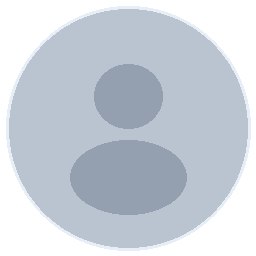
#> input picture cv_generation/assets/cv_photo_placeholder.png, 256 x 256 px
$ python -i cv_pdf_renderer.py   (imports and definitions only)
#> lines starting #> are read from the running program, lines starting #| are printed output that depends on the picture; after the words box and inside, x2 and y2 are one past the last pixel; in counts of white or black regions, pixels touching at a corner belong together
#!/usr/bin/env python3
"""
CV PDF renderer — dual-column layout (sidebar + main) with automatic pagination.

Supports both tracks: ``# Industry CV`` (corporate) and ``# Academic CV`` (research).
Track-specific sidebar rules live in ``_sidebar_page1_from_cv``; shared contact/icons
and main-column flow apply to both.

Main-column content (profile, experience, education, publications) flows through
a single frame so ReportLab paginates when bullets or profile text change length.
No fixed page-1 role count or per-role bullet cap.

Set LAYOUT_ONLY = True to render placeholders while tuning layout geometry.
"""
from __future__ import annotations

import re
import tempfile
from dataclasses import dataclass, field
from pathlib import Path
from urllib.parse import urlparse
from xml.sax.saxutils import escape as xml_escape

from cv_generation.cv_private import resolve_profile_photo_path
from cv_generation.cv_tracks import is_academic_title

from reportlab.lib import colors
from reportlab.lib.enums import TA_JUSTIFY, TA_LEFT, TA_RIGHT
from reportlab.lib.pagesizes import A4
from reportlab.lib.styles import ParagraphStyle, getSampleStyleSheet
from reportlab.lib.units import mm
from reportlab.platypus import (
    BaseDocTemplate,
    Frame,
    FrameBreak,
    Image as RLImage,
    KeepTogether,
    NextPageTemplate,
    PageTemplate,
    Paragraph,
    Spacer,
    Table,
    TableStyle,
)

# ---------------------------------------------------------------------------
# Layout tuning
# ---------------------------------------------------------------------------
LAYOUT_ONLY = False

# [1 line that did not run here, left out]
# [1 line that did not run here, left out]
# [1 line that did not run here, left out]
SIDEBAR_PAD_X = 16
SIDEBAR_PAD_RIGHT = 12
SIDEBAR_PAD_TOP = 14
# [1 line that did not run here, left out]
PAD_MAIN_X = 18
MAIN_PAD_TOP = 32
MAIN_PAD_RIGHT = 14
MAIN_HEADER_GAP = 8
MAIN_AFTER_TITLE_GAP = 22
# [1 line that did not run here, left out]
EXP_ENTRY_SPACING = 10
EXP_AFTER_BULLETS = 2
MAIN_BULLET_LEFT_INDENT = 14
MAIN_BULLET_BULLET_INDENT = 0
MAIN_BULLET_SPACE_AFTER = 5
MAIN_BULLET_LEADING = 15
PUBLICATION_FONT_SIZE = 10
PUBLICATION_LEADING = 12
PUBLICATION_SPACE_AFTER = 3
SIDEBAR_SECTION_GAP = 14
SIDEBAR_LANG_HOBBY_GAP = 22
SIDEBAR_TITLE_AFTER_GAP = 12
SIDEBAR_TITLE_TO_BULLETS_GAP = 18
SIDEBAR_BULLET_AFTER_GAP = 10
SIDEBAR_CONTACT_TITLE_AFTER_GAP = 16
SIDEBAR_CONTACT_ITEM_PAD = 8
SIDEBAR_CONTACT_SECTION_PAD = 14
SIDEBAR_SKILLS_TITLE_TO_BULLETS_GAP = 10
SIDEBAR_SKILLS_BULLET_AFTER_GAP = 5
SIDEBAR_SPREAD_MAX_GAP = 40
PROFILE_BEFORE_EXP_GAP = 10
PROFILE_FONT_SIZE = 11.5
PROFILE_LEADING = 16
PROFILE_PARA_SPACE_AFTER = 6
ACADEMIC_NAME_TO_FIRST_SECTION_GAP = PROFILE_LEADING * 3  # ~3 lines after name (academic only)

FULL_NAME = "ALEX RIVERA"
ROLE_TITLE = ""
DATE_OF_BIRTH_DEFAULT = "01 Jan 1990"  # demo / placeholder only

CONTACT_KEY_MAP = {
    "github": "github",
    "linkedin": "linkedin",
    "google scholar": "google_scholar",
    "scholar": "google_scholar",
    "orcid": "orcid",
    "email": "email",
    "e-post": "email",
    "epost": "email",
    "phone": "phone",
    "telefon": "phone",
    "location": "location",
    "sted": "location",
}

WORK_PERMIT_CONTACT_KEYS = frozenset({"work permit", "arbeidstillatelse"})


@dataclass
class ExperienceItem:
    role: str
    company: str
    duration: str
    bullets: list[str] = field(default_factory=list)


_ORG_MARKERS = (
    "university",
    "consulting",
    "services",
    " center",
    "center ",
    " group",
    "group ",
    "institute",
    " inc",
    " ltd",
    "corporation",
    " analytics",
    " cloud ",
    " commerce",
    " labs",
    "/",
)
_ROLE_SUFFIXES = (
    " researcher",
    " engineer",
    " developer",
    " assistant",
    " student",
    " manager",
    " scientist",
    " fellow",
    " professor",
    " activities",
)
_ROLE_PREFIXES = (
    "postdoctoral",
    "ph.d.",
    "backend ",
    "research ",
    "software ",
    "integration ",
    "assistant ",
    "professional ",
    "ml ",
)


def _looks_like_organization(text: str) -> bool:
    t = text.lower().strip()
    return any(marker in t for marker in _ORG_MARKERS)


# [28 lines left out: functions _looks_like_job_title, parse_experience_heading, not called in this run]


@dataclass
class EducationItem:
    degree: str
    institute: str
    duration: str
    field: str = ""
    thesis: str = ""


@dataclass
class CvContent:
    title: str = "Industry CV"
    full_name: str = ""
    role_title: str = ROLE_TITLE
    profile: str = ""
    profile_paragraphs: list[str] = field(default_factory=list)
    date_of_birth: str = ""
    contact: list[str] = field(default_factory=list)
    skills: list[str] = field(default_factory=list)
    languages: list[str] = field(default_factory=list)
    experience: list[ExperienceItem] = field(default_factory=list)
    education: list[EducationItem] = field(default_factory=list)
    publications: list[str] = field(default_factory=list)
    summary_bullets: list[str] = field(default_factory=list)
    research_publications: list[str] = field(default_factory=list)
    teaching: list[str] = field(default_factory=list)
    hobbies: list[str] = field(default_factory=list)
    document_language: str = "en"


ASSETS_DIR = Path(__file__).resolve().parent / "assets"
ICON_DIR = ASSETS_DIR / "cv_icons"
PHOTO_PLACEHOLDER = ASSETS_DIR / "cv_photo_placeholder.png"
CONTACT_ICON_FILE = {
    "github": ICON_DIR / "github.png",
    "linkedin": ICON_DIR / "linkedin.png",
    "google_scholar": ICON_DIR / "google_scholar.png",
    "orcid": ICON_DIR / "orcid.png",
    "email": ICON_DIR / "email.png",
    "phone": ICON_DIR / "phone.png",
    "location": ICON_DIR / "location.png",
    "birth": ICON_DIR / "cake.png",
}


def _cleanup(text: str) -> str:
    return re.sub(r"\s+", " ", text).strip()


_INLINE_EMPHASIS_RE = re.compile(r"\*\*(.+?)\*\*|\*(.+?)\*")


# [48 lines left out: functions markdown_inline_to_reportlab, _parse_skills_list, _split_degree_and_field, not called in this run]


_EDUCATION_DATE_RE = re.compile(r"^\d{4}\s*[-–]\s*\d{4}$")
_EDUCATION_THESIS_RE = re.compile(r"^thesis\s*:", re.I)


# [409 lines left out: functions _education_item_from_block, _parse_education_bullet_line, _read_section_value, _parse_bullet_section, _detect_document_language, _pdf_label and 2 more, not called in this run]


def _sidebar_inner_w() -> float:
    return SIDEBAR_W - SIDEBAR_PAD_X - SIDEBAR_PAD_RIGHT


def _sidebar_frame_height() -> float:
    return PAGE_H - 2 * SIDEBAR_PAD_TOP


# [131 lines left out: functions _flowables_height, _spread_gap, _spread_sections_vertically, _draw_flowables_top_down, _draw_spread_sections_on_canvas, _draw_centered_sidebar_sections_on_canvas and 1 more, not called in this run]


def _prepare_sidebar_photo_file(source: Path) -> Path:
    """Center-crop to square and apply a circular mask (matches sidebar headshot style)."""
#> called with source = 'assets/cv_photo_placeholder.png'
    from PIL import Image, ImageDraw

    im = Image.open(source).convert("RGBA")
#> im is the input picture: PIL image 256x256 RGBA; mean R, G, B, A 129.2, 136.6, 145.7, 183.3
    width, height = im.size
#> width = 256; height = 256
    side = min(width, height)
#> side = 256
    left = (width - side) // 2
#> left = 0
    top = (height - side) // 2
#> top = 0
    im = im.crop((left, top, left + side, top + side))
    size = 512
    im = im.resize((size, size), Image.Resampling.LANCZOS)
#> im: PIL image 512x512 RGBA
    mask = Image.new("L", (size, size), 0)
#> mask: PIL image 512x512 L; every value is 0
    ImageDraw.Draw(mask).ellipse([0, 0, size - 1, size - 1], fill=255)
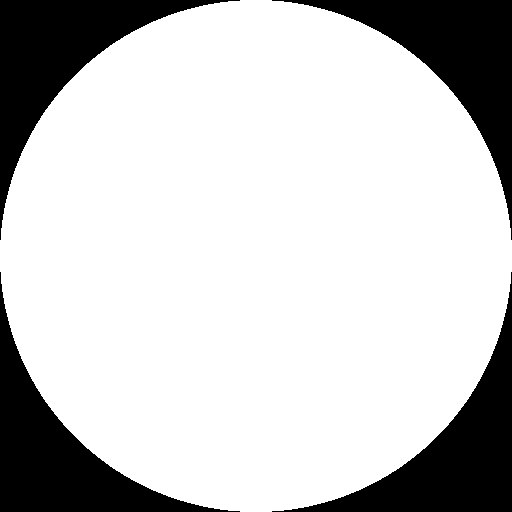
#> mask: PIL image 512x512 L; 78.5% white; 4 black regions, box (x1, y1, x2, y2) and area: (0, 0, 240, 240) 14089, (272, 0, 512, 240) 14089, (0, 272, 240, 512) 14089, (272, 272, 512, 512) 14089
    im.putalpha(mask)
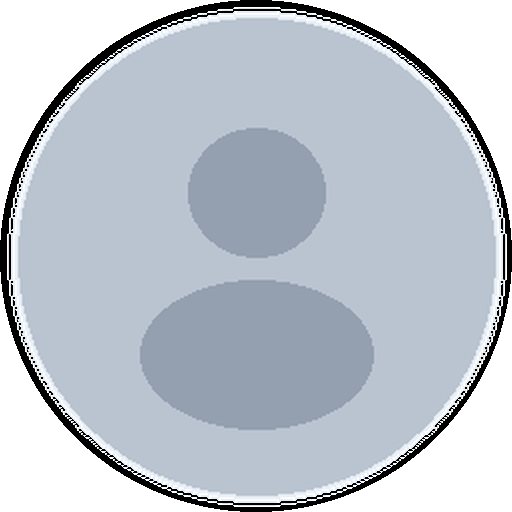
#> im: PIL image 512x512 RGBA; mean R, G, B, A 133.8, 141.3, 150.4, 200.2; transparent parts drawn white
    handle = tempfile.NamedTemporaryFile(suffix=".png", delete=False)
    im.save(handle.name, format="PNG")
    handle.close()
    return Path(handle.name)


# [413 lines left out: functions resolve_sidebar_photo_path, _sidebar_photo_block, _icon_row, _contact_icon_key, _contact_href, _social_profile_label and 14 more, not called in this run]


def _is_academic_cv(cv: CvContent) -> bool:
    return is_academic_title(cv.title)


def _is_industry_cv(cv: CvContent) -> bool:
    return not _is_academic_cv(cv)


# [370 lines left out: functions _compact_sidebar_stack, _sidebar_languages_hobbies_sections, _sidebar_page1_from_cv, _sidebar_from_cv, _main_column_story_from_cv, _academic_main_column_story_from_cv and 7 more, not called in this run]

>>> result = _prepare_sidebar_photo_file('assets/cv_photo_placeholder.png')
